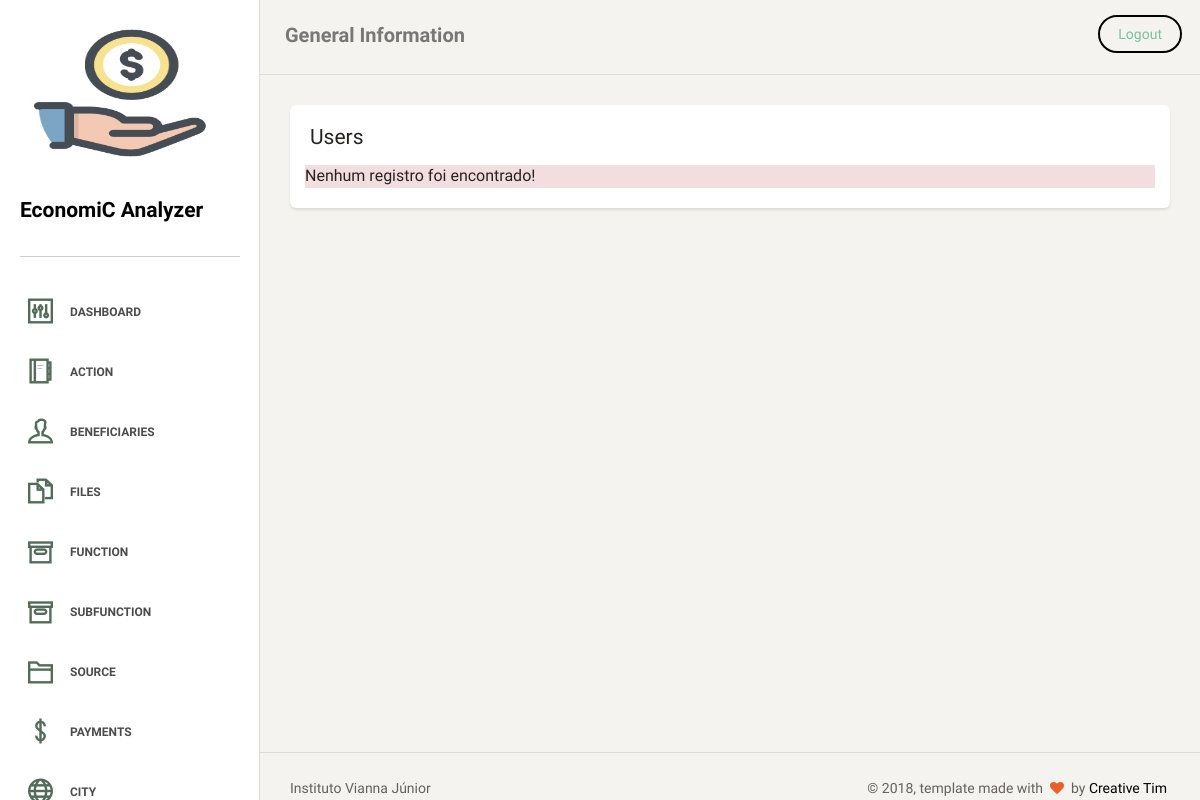
The app's page /user.php, older data.
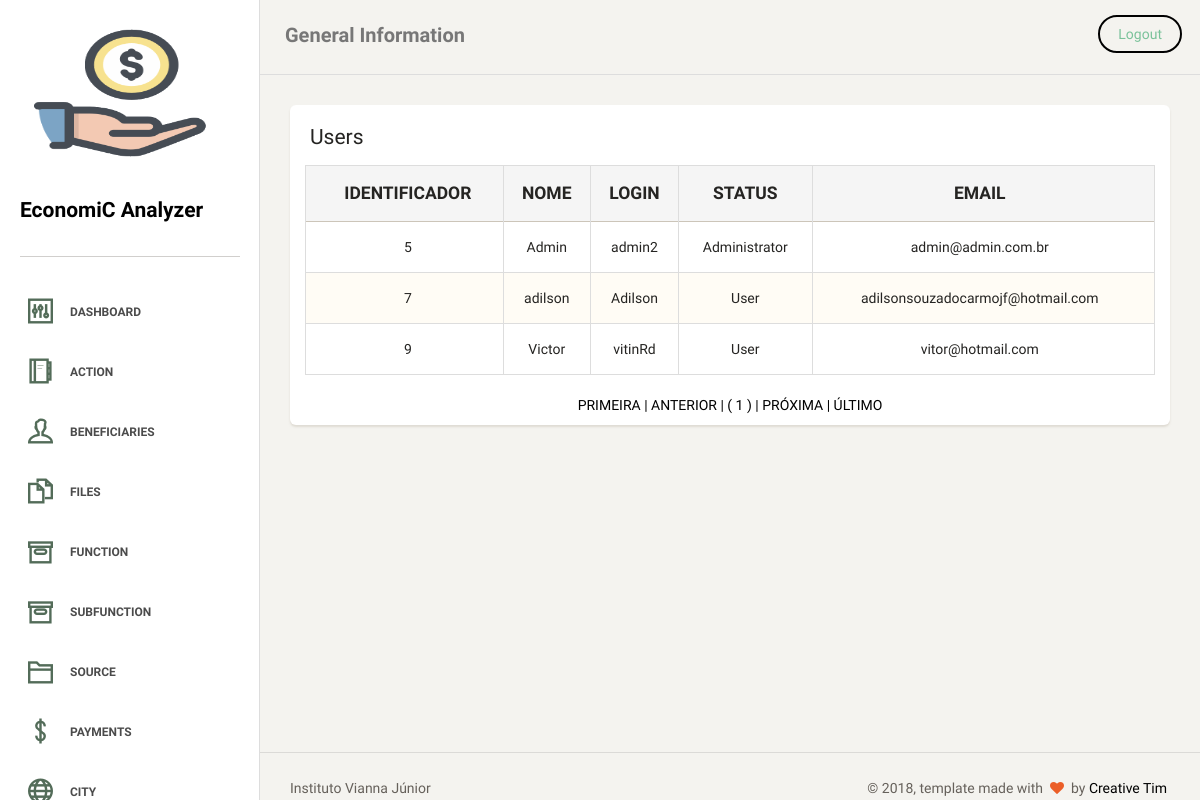
The same page, newer data.
### tables this page shows
CREATE TABLE `tb_user` (
  `id_user` int(11) NOT NULL AUTO_INCREMENT,
  `name_user` varchar(45) NOT NULL,
  `login` varchar(10) NOT NULL,
  `password` varchar(45) NOT NULL,
  `status` int(1) NOT NULL,
  `email_user` varchar(45) NOT NULL,
  PRIMARY KEY (`id_user`)
);

### dao/userDao.php (the view, shortened to what this page needs)
<?php
require_once "classes/user.php";
class userDao
{
    public function pagedTableUser()
    {
        global $pdo;
        $endereco = $_SERVER ['PHP_SELF'];
        $pagina_atual = (isset($_GET['page']) && is_numeric($_GET['page'])) ? $_GET['page'] : 1;
        $linha_inicial = ($pagina_atual - 1) * QTDE_REGISTROS;
        $sql = "SELECT id_user, name_user, login, password, status, email_user FROM tb_user LIMIT {$linha_inicial}, " . QTDE_REGISTROS;
        $statement = $pdo->prepare($sql);
        $statement->execute();
        $dados = $statement->fetchAll(PDO::FETCH_OBJ);
        $sqlContador = "SELECT COUNT(*) AS total_registros FROM tb_user";
        $statement = $pdo->prepare($sqlContador);
        $statement->execute();
        $valor = $statement->fetch(PDO::FETCH_OBJ);
        $primeira_pagina = 1;
        $ultima_pagina = ceil($valor->total_registros / QTDE_REGISTROS);
        $pagina_anterior = ($pagina_atual > 1) ? $pagina_atual - 1 : 0;
        $proxima_pagina = ($pagina_atual < $ultima_pagina) ? $pagina_atual + 1 : 0;
        $range_inicial = (($pagina_atual - RANGE_PAGINAS) >= 1) ? $pagina_atual - RANGE_PAGINAS : 1;
        $range_final = (($pagina_atual + RANGE_PAGINAS) <= $ultima_pagina) ? $pagina_atual + RANGE_PAGINAS : $ultima_pagina;
        $exibir_botao_inicio = ($range_inicial < $pagina_atual) ? 'mostrar' : 'esconder';
        $exibir_botao_final = ($range_final > $pagina_atual) ? 'mostrar' : 'esconder';
        if (!empty($dados)):
            echo "
             <table class='table table-striped table-bordered'>
             <thead>
               <tr style='text-transform: uppercase;' class='active'>
                <th style='text-align: center; font-weight: bolder;'>Identificador</th>
                <th style='text-align: center; font-weight: bolder;'>Nome</th>
                <th style='text-align: center; font-weight: bolder;'>Login</th>
                <th style='text-align: center; font-weight: bolder;'>Status</th>
                <th style='text-align: center; font-weight: bolder;'>Email</th>
               </tr>
             </thead>
             <tbody>";
            foreach ($dados as $user):
                echo"<tr>
                <td style='text-align: center'>$user->id_user</td>
                <td style='text-align: center'>$user->name_user</td>
                <td style='text-align: center'>$user->login</td>";
                if($user->status == 1)
                    echo "<td style='text-align: center'>Administrator</td>";
                if($user->status == 0)
                    echo "<td style='text-align: center'>User</td>";
                echo"<td style='text-align: center'>$user->email_user</td>
               </tr>";
            endforeach;
            echo"
            </tbody>
     </table>
     <div class='box-paginacao' style='text-align: center'>
       <a class='box-navegacao  $exibir_botao_inicio' href='$endereco?page=$primeira_pagina' title='Primeira Página'> PRIMEIRA  |</a>
       <a class='box-navegacao  $exibir_botao_inicio' href='$endereco?page=$pagina_anterior' title='Página Anterior'> ANTERIOR  |</a>
";
            for ($i = $range_inicial; $i <= $range_final; $i++):
                $destaque = ($i == $pagina_atual) ? 'destaque' : '';
                echo "<a class='box-numero $destaque' href='$endereco?page=$i'> ( $i ) </a>";
            endfor;
            echo "<a class='box-navegacao $exibir_botao_final' href='$endereco?page=$proxima_pagina' title='Próxima Página'>| PRÓXIMA  </a>
                  <a class='box-navegacao $exibir_botao_final' href='$endereco?page=$ultima_pagina'  title='Última Página'>| ÚLTIMO  </a>
     </div>";
        else:
            echo "<p class='bg-danger'>Nenhum registro foi encontrado!</p>
     ";
        endif;
    }
}

### classes/template.php (shortened to what this page needs)
<?php
class Template
{
    function header()
    {
        echo "<!doctype html>
<html lang='en'>
<head>
	<meta charset='utf-8' />
	<link rel='apple-touch-icon' sizes='76x76' href='assets/img/apple-icon.png'>
	<link rel='icon' type='image/png' sizes='96x96' href='assets/img/favicon.png'>
	<meta http-equiv='X-UA-Compatible' content='IE=edge,chrome=1' />
	<title>EconomiC Analyzer</title>
	<meta content='width=device-width, initial-scale=1.0, maximum-scale=1.0, user-scalable=0' name='viewport' />
    <meta name='viewport' content='width=device-width' />
    <link href='assets/css/bootstrap.min.css' rel='stylesheet' />
    <link href='assets/css/animate.min.css' rel='stylesheet'/>
    <link href='assets/css/paper-dashboard.css' rel='stylesheet'/>
    <link href='http://maxcdn.bootstrapcdn.com/font-awesome/latest/css/font-awesome.min.css' rel='stylesheet'>
<link href='https://fonts.googleapis.com/css?family=Muli:400,300' rel='stylesheet' type='text/css'>
<link href='assets/css/themify-icons.css' rel='stylesheet'>
</head>
<body>";
    }
    function footer()
    {
        echo " <footer class=\"footer\">
            <div class=\"container-fluid\">
                <nav class=\"pull-left\">
                    <ul>
                        <li>
                            <a href=\"http://www.viannajr.edu.br\" target='_blank'>
                                Instituto Vianna Júnior
                            </a>
                        </li>
                    </ul>
                </nav>
                <div class=\"copyright pull-right\">
                    &copy; <script>document.write(new Date().getFullYear())</script>, template made with <i class=\"fa fa-heart heart\"></i> by <a href=\"http://www.creative-tim.com\" target='_blank'>Creative Tim</a>
                </div>
            </div>
        </footer>
    </div>
</div>
</body>
    <script src=\"assets/js/jquery-1.10.2.js\" type=\"text/javascript\"></script>
	<script src=\"assets/js/bootstrap.min.js\" type=\"text/javascript\"></script>
	<script src=\"assets/js/bootstrap-checkbox-radio.js\"></script>
</html>";
    }
    function sidebar()
    {
        echo "<div class=\"wrapper\">
        <div class=\"sidebar\" data-background-color=\"white\" data-active-color=\"danger\">
        <div class=\"sidebar-wrapper\">
            <div class=\"logo\">
                <a href='index.php'><img src=\"assets/img/logo.png\" height=\"150\" width=\"200\"></a>
                <h4>EconomiC Analyzer</h4>
            </div>
            <ul class=\"nav\">
                <li>
                    <a href=\"dashboard.php\">
                        <i class=\"ti-panel\"></i>
                        <p>Dashboard</p>
                    </a>
                </li>
                <li>
                    <a href='action.php'>
                        <i class=\"ti-agenda\"></i>
                        <p>Action</p>
                    </a>
                </li>
                <li>
                    <a href='beneficiaries.php'>
                        <i class=\"ti-user\"></i>
                        <p>Beneficiaries</p>
                    </a>
                </li>
                <li>
                    <a href='files.php'>
                        <i class=\"ti-files\"></i>
                        <p>Files</p>
                    </a>
                </li>
                <li>
                    <a href='functions.php'>
                        <i class=\"ti-archive\"></i>
                        <p>Function</p>
                    </a>
                </li>
                <li>
                    <a href='subfunctions.php'>
                        <i class=\"ti-archive\"></i>
                        <p>Subfunction</p>
                    </a>
                </li>
                <li>
                    <a href='source.php'>
                        <i class=\"ti-folder\"></i>
                        <p>Source</p>
                    </a>
                </li>
                <li>
                    <a href='payments.php'>
                        <i class=\"ti-money\"></i>
                        <p>Payments</p>
                    </a>
                </li>
                <li>
                    <a href='city.php'>
                        <i class=\"ti-world\"></i>
                        <p>City</p>
                    </a>
                </li>
            </ul>
        </div>
    </div>";
    }
    function mainpanel()
    {
        echo "<div class=\"main-panel\">
        <nav class=\"navbar navbar-default\">
            <div class=\"container-fluid\">
                <div class=\"navbar-header\">
                    <button type=\"button\" class=\"navbar-toggle\">
                        <span class=\"sr-only\">Toggle navigation</span>
                        <span class=\"icon-bar bar1\"></span>
                        <span class=\"icon-bar bar2\"></span>
                        <span class=\"icon-bar bar3\"></span>
                    </button>
                    <a class=\"navbar-brand\" href=\"#\">General Information</a>
                </div>
                <div style='text-align: right'>
                    <a class='btn btn-success'  href=\"sair.php\">Logout</a>
                </div>
                <div class=\"collapse navbar-collapse\">
                    <ul class=\"nav navbar-nav navbar-right\">
                        <!--li>
                            <a href=\"#\" class=\"dropdown-toggle\" data-toggle=\"dropdown\">
                                <i class=\"ti-panel\"></i>
                                <p>Stats</p>
                            </a>
                        </li>
                        <li class=\"dropdown\">
                            <a href=\"#\" class=\"dropdown-toggle\" data-toggle=\"dropdown\">
                                <i class=\"ti-bell\"></i>
                                <p class=\"notification\">5</p>
                                <p>Notifications</p>
                                <b class=\"caret\"></b>
                            </a>
                            <ul class=\"dropdown-menu\">
                                <li><a href=\"#\">Notification 1</a></li>
                                <li><a href=\"#\">Notification 2</a></li>
                                <li><a href=\"#\">Notification 3</a></li>
                                <li><a href=\"#\">Notification 4</a></li>
                                <li><a href=\"#\">Another notification</a></li>
                            </ul>
                        </li>
                        <li>
                            <a href=\"#\">
                                <i class=\"ti-settings\"></i>
                                <p>Settings</p>
                            </a>
                        </li-->
                    </ul>
                </div>
            </div>
        </nav>";
    }
}

### user.php (shortened to what this page needs)
<?php
require_once "classes/template.php";
require_once "db/conexao.php";
require_once "dao/userDao.php";
$object = new userDao();
$template = new Template();
$template->header();
$template->sidebar();
$template->mainpanel();
?>
<div class='content' xmlns="http://www.w3.org/1999/html">
    <div class='container-fluid'>
        <div class='row'>
            <div class='col-md-12'>
                <div class='card'>
                    <div class='header'>
                        <h4 class='title'>Users</h4>
                    </div>
                    <div class='content table-responsive'>
                        <?php
                        if($_SESSION['status'] == 0){
                            $object->pagedTableUser();
                        }
                        else if($_SESSION['status'] == 1){
                            $object->pagedTable();
                        }
                        ?>
                    </div>
                </div>
            </div>
        </div>
    </div>
</div>
<?php
$template->footer();
?>

Row changes from the older to the newer data that the page shows:
added tb_user: id_user "5", name_user "Admin", login "admin2", status "Administrator", email_user "admin@admin.com.br"
added tb_user: id_user "7", name_user "adilson", login "Adilson", status "User", email_user "adilsonsouzadocarmojf@hotmail.com"
added tb_user: id_user "9", name_user "Victor", login "vitinRd", status "User", email_user "vitor@hotmail.com"
Text that changed along with them:
text no longer shown: "Nenhum registro foi encontrado!"
text now shown: "IDENTIFICADOR NOME LOGIN STATUS EMAIL PRIMEIRA | ANTERIOR | | PRÓXIMA | ÚLTIMO"
new list line: "( 1 )"
